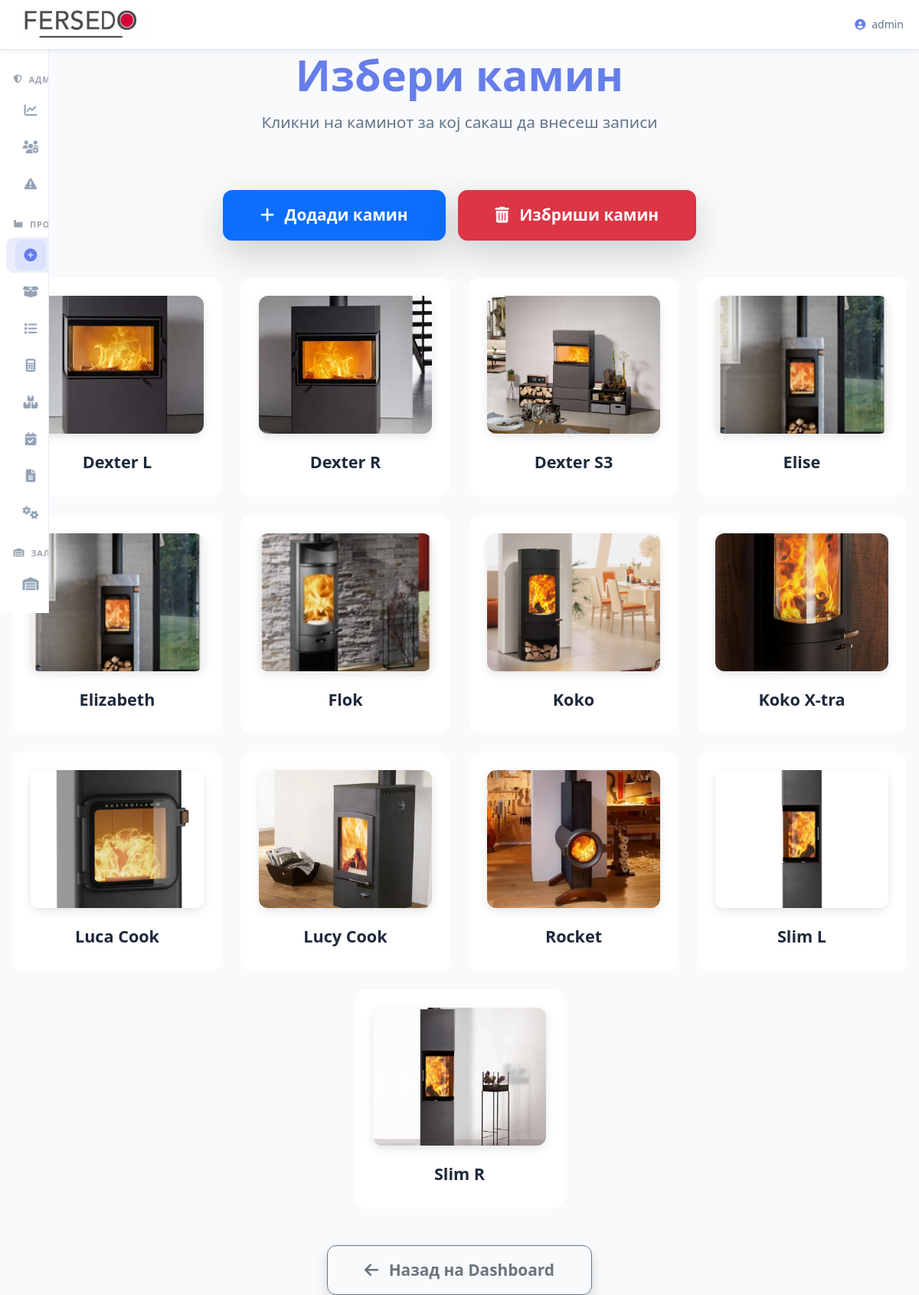
Page /select_kamin (signed in) on the committed database.
### tables this page shows
CREATE TABLE kamini (
    id INTEGER PRIMARY KEY AUTOINCREMENT,
    ime TEXT NOT NULL UNIQUE
);

### routes/main.py (the view)
@main_bp.route("/select_kamin")
@login_required
def select_kamin():
    conn = get_db()
    kamini = [k["ime"] for k in conn.execute("SELECT ime FROM kamini ORDER BY ime").fetchall()]
    conn.close()
    return render_template("select_kamin.html", kamini=kamini)

### app.py (called while the page is built)
@app.context_processor
def inject_vapid_key():
    return dict(VAPID_PUBLIC_KEY=VAPID_PUBLIC_KEY)

### utils/db.py (called while the page is built)
def get_db():
    global DATABASE_PATH
    if DATABASE_PATH is None:
        try:
            DATABASE_PATH = current_app.config['DATABASE_PATH']
        except RuntimeError:
            DATABASE_PATH = r"C:\Users\Server\Desktop\Proekt Fersedo\instance\database.db"
    conn = sqlite3.connect(
        DATABASE_PATH,
        timeout=10,
        check_same_thread=False,
    )
    conn.row_factory = lambda cursor, row: dict(
        zip([col[0] for col in cursor.description], row)
    )
    return conn

### templates/select_kamin.html (shortened to what this page needs)
{% extends "base.html" %}
{% block content %}
<div class="container" style="max-width: 1400px; margin: 4rem auto 5rem; padding: 0 1rem;">
    <div class="text-center mb-5 pb-4">
        <h1 style="font-weight: 800; color: var(--primary); font-size: clamp(2.5rem, 8vw, 3.5rem); margin-bottom: 0.75rem;">
            Избери камин
        </h1>
        <p style="font-size: clamp(1.1rem, 4vw, 1.3rem); color: var(--text-secondary); max-width: 700px; margin: 0 auto;">
            Кликни на каминот за кој сакаш да внесеш записи
        </p>
    </div>
    <div class="d-flex flex-wrap gap-3 justify-content-center mb-5">
        <a href="{{ url_for('main.add_kamin') }}" class="btn btn-primary btn-lg px-5 py-3 fw-bold shadow-lg">
            <i class="fas fa-plus me-2"></i> Додади камин
        </a>
        <a href="{{ url_for('main.delete_kamin') }}" class="btn btn-danger btn-lg px-5 py-3 fw-bold shadow-lg">
            <i class="fas fa-trash-alt me-2"></i> Избриши камин
        </a>
    </div>
    <div class="row g-4 justify-content-center">
        {% for kamin in kamini %}
        <div class="col-lg-3 col-md-4 col-sm-6">
            <a href="{{ url_for('main.select_kamin_type', kamin=kamin) }}"
               class="card shadow-xl border-0 rounded-4 overflow-hidden text-decoration-none h-100 transition-all"
               style="background: var(--surface); transition: transform 0.4s ease, box-shadow 0.4s ease;">
                <div class="card-body text-center p-4 d-flex flex-column justify-content-center align-items-center" style="min-height: 260px;">
                    <img src="{{ url_for('main.kamin_static', filename=kamin ~ '.png') }}"
                         alt="{{ kamin }}"
                         onerror="this.onerror=null; this.src='{{ url_for('main.kamin_static', filename='default-kamin.png') }}'; this.style.objectFit='contain';"
                         style="width: 100%; height: clamp(140px, 30vw, 180px); object-fit: cover; border-radius: 12px; margin-bottom: 1rem; box-shadow: 0 4px 12px rgba(0,0,0,0.1); transition: transform 0.4s;">
                    <h3 style="margin: 0.5rem 0; font-size: clamp(1.2rem, 4vw, 1.35rem); font-weight: 600; color: var(--text);">
                        {{ kamin }}
                    </h3>
                </div>
            </a>
        </div>
        {% endfor %}
    </div>
    <div class="text-center mt-5">
        <a href="{{ url_for('admin.dashboard') }}" class="btn btn-outline-secondary btn-lg px-5 py-3 fw-bold shadow">
            <i class="fas fa-arrow-left me-2"></i> Назад на Dashboard
        </a>
    </div>
</div>
{% endblock %}

### templates/base.html (style rules this page uses)
:root { --primary: #667eea; --primary-dark: #5a67d8; --primary-light: #a5b4fc; --success: #16a34a; --danger: #dc2626; --warning: #eab308; --info: #0dcaf0; --light: #f8fafc; --dark: #0f172a; --gray: #64748b; --gray-light: #cbd5e1; --bg: #f8fafc; --surface: white; --text: #1e293b; --text-secondary: #64748b; --border: #e2e8f0; --shadow-sm: 0 2px 8px rgba(0,0,0,0.08); --shadow: 0 4px 20px rgba(0,0,0,0.1); --shadow-lg: 0 10px 40px rgba(0,0,0,0.15); --radius: 12px; --transition: all 0.3s ease; --sb-width-collapsed: 64px; --sb-width-expanded: 260px; --sb-bg: #ffffff; --sb-border: #e8edf5; --sb-item-hover: rgba(102,126,234,0.08); --sb-item-active: rgba(102,126,234,0.14); --sb-icon-color: #94a3b8; --sb-text-color: #374151; --sb-group-color: #9ca3af; --sb-shadow: 4px 0 32px rgba(15,23,42,0.10); --sb-transition: 0.4s cubic-bezier(0.4, 0, 0.2, 1); }
* { margin:0; padding:0; box-sizing:border-box; }
html, body { height:100%; font-family:system-ui, -apple-system, BlinkMacSystemFont, 'Segoe UI', Roboto, sans-serif; background:var(--bg); color:var(--text); line-height:1.6; }
body { min-height:100vh; touch-action:manipulation; }

### templates/select_kamin.html (style rules this page uses)
.transition-all { transition: transform 0.4s ease, box-shadow 0.4s ease; background: var(--surface); border-radius: var(--radius); overflow: hidden; }
.btn-lg { font-size: clamp(1.1rem, 4vw, 1.3rem); padding: clamp(0.9rem, 4vw, 1.2rem) clamp(2rem, 6vw, 3rem); min-height: 60px; border-radius: 12px; transition: all 0.3s ease; }

### rows in the picture
kamini: ime (picture), ime "Dexter L"
kamini: ime (picture), ime "Dexter R"
kamini: ime (picture), ime "Dexter S3"
kamini: ime (picture), ime "Elise"
kamini: ime (picture), ime "Elizabeth"
kamini: ime (picture), ime "Flok"
kamini: ime (picture), ime "Koko"
kamini: ime (picture), ime "Koko X-tra"
kamini: ime (picture), ime "Luca Cook"
kamini: ime (picture), ime "Lucy Cook"
kamini: ime (picture), ime "Rocket"
kamini: ime (picture), ime "Slim L"
kamini: ime (picture), ime "Slim R"

### other values in the picture
{{ session.user }} "admin"
